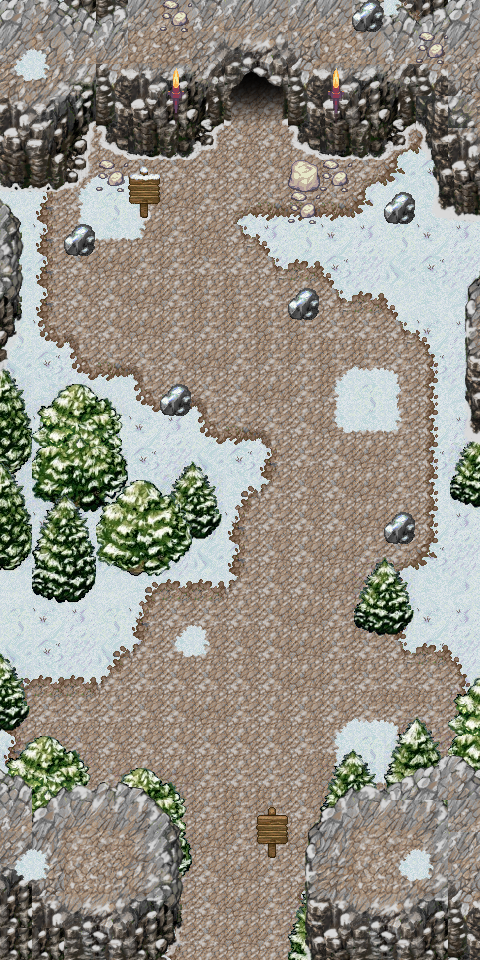

A level layout from a 2D game, rendered from its tile map. Below: a short description, then the map file with its tile-grid data intact:
An orthogonal 15x30 tile map with 32x32 px tiles, 5 tile layers (background, edges, trees, rocks, ...), 2 tilesets.

<map version="1.2" tiledversion="1.2.4" orientation="orthogonal" renderorder="right-down" compressionlevel="0" width="15" height="30" tilewidth="32" tileheight="32" infinite="0" nextlayerid="6" nextobjectid="1">
 <tileset firstgid="1" source="snowmountain.tsx" />
 <tileset firstgid="257" source="base_out_atlas.tsx" />
 <layer id="1" name="background" width="15" height="30">
  <data encoding="csv">
11,12,90,87,95,96,96,96,96,96,96,96,88,89,13,
27,28,29,110,111,112,112,112,112,112,94,95,96,28,29,
43,44,45,14,127,128,128,128,128,128,110,111,112,44,45,
11,12,13,11,94,94,94,94,110,126,126,127,128,12,13,
27,28,29,94,110,110,110,110,126,126,127,128,27,28,29,
43,44,94,110,126,126,126,126,126,127,128,45,43,44,45,
11,12,110,27,126,127,128,29,29,11,12,13,11,12,13,
27,28,126,126,127,128,111,28,29,27,28,29,27,28,29,
43,44,126,127,128,128,96,96,45,43,44,45,43,44,45,
11,12,126,126,127,128,112,112,96,96,12,13,11,12,13,
27,28,29,126,127,128,128,128,112,112,96,96,27,28,29,
43,44,45,43,44,126,127,128,128,128,112,112,96,44,45,
11,12,13,11,12,13,11,126,127,128,128,27,112,12,13,
27,28,29,27,28,29,27,28,29,126,127,128,128,28,29,
43,44,45,43,44,45,43,44,45,94,126,127,128,44,45,
11,12,13,11,12,13,11,12,13,110,126,127,128,12,13,
27,28,29,27,28,29,27,28,94,126,126,127,128,28,29,
43,44,45,43,44,45,43,44,110,126,127,128,14,44,45,
11,12,13,11,12,13,11,12,126,126,127,128,11,12,13,
27,28,29,27,28,94,94,94,126,127,128,93,27,28,29,
43,44,45,43,44,110,110,110,126,127,128,96,43,44,45,
11,12,13,11,94,126,126,126,126,127,128,94,95,96,13,
27,94,94,94,110,126,127,128,110,110,110,94,95,96,29,
43,110,110,110,126,126,126,126,126,94,95,27,96,96,45,
11,126,126,126,126,127,128,96,96,110,111,112,112,96,13,
27,28,126,127,128,128,128,112,112,126,127,128,128,112,29,
43,44,45,43,44,126,127,128,128,43,126,127,128,128,45,
11,12,13,11,12,13,126,127,128,45,12,13,11,12,13,
27,28,29,27,28,29,126,127,128,27,28,29,27,28,29,
43,44,45,43,44,45,126,127,128,43,44,45,43,44,45
</data>
 </layer>
 <layer id="2" name="edges" width="15" height="30">
  <data encoding="csv">
0,0,85,0,0,0,0,0,0,0,0,0,61,48,0,
0,0,62,0,0,0,0,0,0,0,0,0,0,64,0,
0,0,78,76,0,0,0,0,0,0,0,0,0,64,0,
0,0,46,60,0,0,0,0,0,0,0,0,0,64,0,
0,46,60,0,0,0,0,0,0,0,0,0,77,80,0,
0,62,124,175,125,0,0,0,0,0,0,77,80,0,0,
0,62,160,0,158,0,0,77,79,79,79,80,0,0,0,
0,62,140,143,141,0,0,61,48,0,0,0,0,0,0,
0,62,0,0,0,0,0,0,61,47,48,0,0,0,0,
0,62,0,0,0,0,0,0,0,0,61,47,48,0,0,
0,78,76,0,0,0,0,0,0,0,0,0,61,48,0,
0,0,78,79,76,0,0,0,0,0,124,175,125,64,0,
0,0,0,0,78,79,76,0,0,0,160,0,158,64,0,
0,0,0,0,0,0,78,79,76,0,140,143,141,64,0,
0,0,0,0,0,0,0,0,62,0,0,0,0,64,0,
0,0,0,0,0,0,0,46,60,0,0,0,0,64,0,
0,0,0,0,0,0,0,62,0,0,0,0,0,64,0,
0,0,0,0,0,0,0,62,0,0,0,0,77,80,0,
0,0,0,0,46,47,47,60,0,0,0,0,64,0,0,
0,0,0,0,62,0,0,0,0,0,0,0,64,0,0,
0,0,0,46,60,0,0,0,0,0,0,0,61,47,48,
46,47,47,60,0,0,0,0,0,0,0,0,0,0,64,
62,0,0,0,0,0,0,0,0,0,124,175,125,0,64,
62,0,0,0,0,0,0,0,0,0,160,0,158,0,64,
62,0,0,0,0,0,0,0,0,0,140,143,141,0,64,
78,76,0,0,0,0,0,0,0,0,0,0,0,0,64,
0,78,79,79,76,0,0,0,0,127,0,0,0,0,64,
0,0,0,0,78,76,0,0,0,77,79,79,79,79,80,
0,0,0,0,0,62,0,0,0,64,0,0,0,0,0,
0,0,0,0,0,62,0,0,0,64,0,0,0,0,0
</data>
 </layer>
 <layer id="4" name="trees" width="15" height="30">
  <data encoding="csv">
0,0,0,0,0,0,0,0,0,0,0,0,0,0,0,
0,0,0,0,0,0,0,0,0,0,0,0,0,0,0,
0,0,0,0,0,0,0,0,0,0,0,0,0,0,0,
0,0,0,0,0,0,0,0,0,0,0,0,0,0,0,
0,0,0,0,0,0,0,0,0,0,0,0,0,0,0,
0,0,0,0,0,0,0,0,0,0,0,0,0,0,0,
0,0,0,0,0,0,0,0,0,0,0,0,0,0,0,
0,0,0,0,0,0,0,0,0,0,0,0,0,0,0,
0,0,0,0,0,0,0,0,0,0,0,0,0,0,0,
0,0,0,0,0,0,0,0,0,0,0,0,0,0,0,
0,0,0,0,0,0,0,0,0,0,0,0,0,0,0,
134,0,0,0,0,0,0,0,0,0,0,0,0,0,0,
150,151,152,153,0,0,0,0,0,0,0,0,0,0,0,
166,167,168,169,0,0,0,0,0,0,0,0,0,0,218,
182,183,184,185,0,218,219,0,0,0,0,0,0,0,234,
0,199,200,201,0,234,235,0,0,0,0,0,0,0,250,
0,0,0,0,0,250,251,0,0,0,0,0,0,0,0,
0,0,0,0,0,0,0,0,0,0,0,218,219,0,0,
0,0,0,0,0,0,0,0,0,0,0,234,235,0,0,
0,0,0,0,0,0,0,0,0,0,0,250,251,0,0,
219,0,0,0,0,0,0,0,0,0,0,0,0,0,0,
235,0,0,0,0,0,0,0,0,0,0,0,0,0,151,
251,0,0,0,0,0,0,0,0,0,0,0,133,134,167,
151,152,153,0,0,0,0,0,0,0,197,198,149,150,183,
167,168,169,151,152,153,0,0,0,0,213,214,165,166,199,
183,184,185,167,168,169,0,0,0,0,229,230,181,182,0,
199,200,201,183,184,185,0,0,0,0,245,246,0,0,0,
0,0,0,199,200,201,0,0,0,133,134,0,0,0,0,
0,0,0,0,0,0,0,0,0,149,150,0,0,0,0,
0,0,0,0,0,0,0,0,0,165,166,0,0,0,0
</data>
 </layer>
 <layer id="3" name="rocks" width="15" height="30">
  <data encoding="csv">
24,25,26,23,40,41,42,39,40,39,40,25,26,23,24,
40,41,42,39,56,57,58,223,224,55,56,41,42,39,40,
194,195,196,71,72,73,74,239,240,71,72,73,74,71,55,
210,211,212,87,88,89,90,255,256,87,88,89,90,209,193,
226,227,228,103,104,105,106,0,0,103,104,105,106,225,66,
242,243,244,0,0,0,0,0,0,0,0,0,0,81,82,
22,0,0,0,0,0,0,0,0,0,0,0,117,97,98,
38,0,117,0,0,0,0,0,0,0,0,0,0,0,154,
54,0,0,0,0,0,0,0,0,0,0,0,0,0,17,
70,0,0,0,0,0,0,0,0,117,0,0,0,0,33,
86,0,0,0,0,0,0,0,0,0,0,0,0,0,49,
102,0,0,0,0,0,0,0,0,0,0,0,0,0,65,
0,0,0,0,0,117,0,0,0,0,0,0,0,0,81,
0,0,0,0,0,0,0,0,0,0,0,0,0,0,97,
0,0,0,0,0,0,0,0,0,0,0,0,0,0,0,
0,0,0,0,0,0,0,0,0,0,0,0,0,0,0,
0,0,0,0,0,0,0,0,0,0,0,0,117,0,0,
0,0,0,0,0,0,0,0,0,0,0,0,0,0,0,
0,0,0,0,0,0,0,0,0,0,0,0,0,0,0,
0,0,0,0,0,0,0,0,0,0,0,0,0,0,0,
0,0,0,0,0,0,0,0,0,0,0,0,0,0,0,
0,0,0,0,0,0,0,0,0,0,0,0,0,0,0,
0,0,0,0,0,0,0,0,0,0,0,0,0,0,0,
10,0,0,0,0,0,0,0,0,0,0,0,7,8,9,
26,2,3,4,5,6,0,0,0,1,2,3,23,24,25,
42,18,19,20,21,22,0,0,119,17,18,19,20,21,40,
58,34,35,36,37,38,0,0,135,33,34,35,36,37,39,
69,55,51,52,53,54,0,0,0,49,50,51,52,53,55,
85,66,67,68,69,70,0,0,0,65,66,67,68,69,71,
85,89,83,84,85,86,0,0,0,81,82,83,84,85,87
</data>
 </layer>
 <layer id="5" name="details" width="15" height="30">
  <data encoding="csv">
0,0,0,0,138,657,0,0,0,0,0,117,141,0,0,
124,125,0,0,0,0,0,0,0,0,0,0,0,657,0,
140,141,0,0,0,989,0,0,0,0,989,0,0,172,0,
0,0,0,0,0,1021,0,0,0,0,1021,0,0,0,0,
0,0,0,0,0,0,0,0,0,0,0,0,0,0,0,
0,0,0,657,120,0,0,0,0,656,657,0,0,81,0,
0,0,0,0,136,0,0,0,0,657,0,0,0,0,0,
0,0,0,0,0,0,0,0,0,0,0,0,0,0,0,
0,0,0,0,0,0,0,0,0,0,0,0,0,0,0,
0,0,0,0,0,0,0,0,0,0,0,0,0,0,0,
0,0,0,0,0,0,0,0,0,0,0,0,0,0,0,
0,0,0,0,0,0,0,0,0,0,0,0,0,0,0,
0,0,0,0,0,0,0,0,0,0,0,0,0,0,0,
0,0,0,0,0,0,0,0,0,0,0,0,0,0,0,
134,0,0,0,0,0,0,0,0,0,0,0,0,0,0,
150,197,198,215,216,217,0,0,0,0,0,0,0,0,0,
166,213,214,231,232,233,0,0,0,0,0,0,0,0,0,
182,229,230,247,248,249,0,0,0,0,0,0,0,0,0,
0,245,246,0,0,0,0,0,0,0,0,0,0,0,0,
0,0,0,0,0,124,125,0,0,0,0,0,0,0,0,
0,0,0,0,0,140,141,0,0,0,0,0,0,0,0,
0,0,0,0,0,0,0,0,0,0,0,0,0,0,0,
0,0,0,0,0,0,0,0,0,0,0,0,0,0,0,
0,0,0,0,0,0,0,0,0,0,0,0,0,0,0,
0,0,0,0,0,0,0,0,0,0,0,0,0,0,0,
0,0,0,0,0,0,0,0,0,0,0,0,0,0,0,
124,125,0,0,0,0,0,0,0,0,0,0,124,125,0,
140,141,0,0,0,0,0,0,0,0,0,0,140,141,0,
0,0,0,0,0,0,0,0,0,0,0,0,0,0,0,
0,0,0,0,0,0,0,0,0,0,0,0,0,0,0
</data>
 </layer>
</map>
